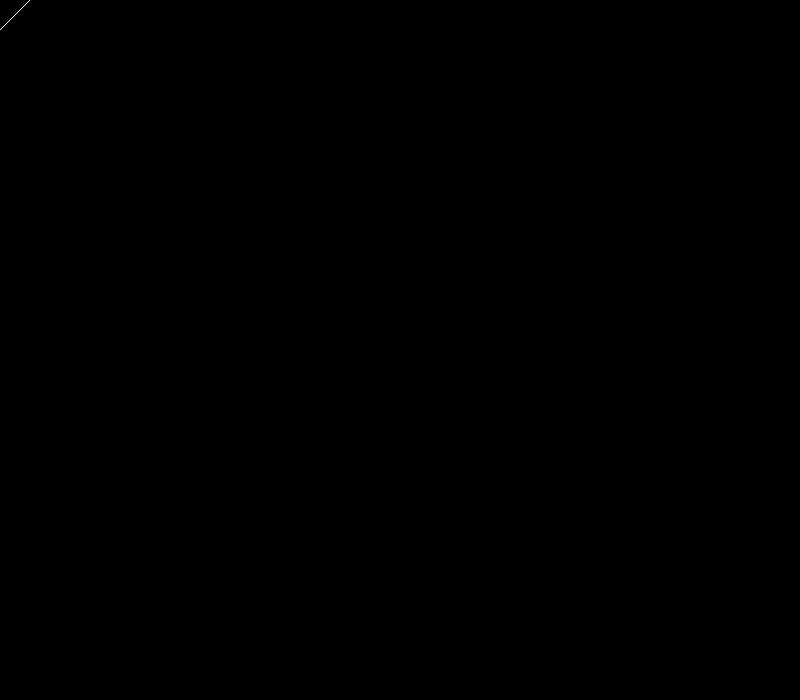
Frame 1 (no input)
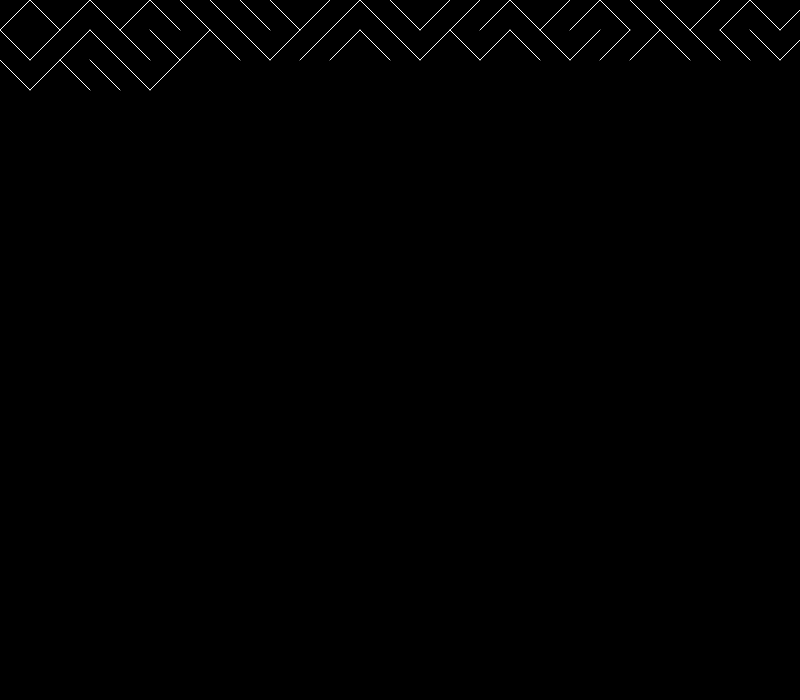
Frame 60 (no input)
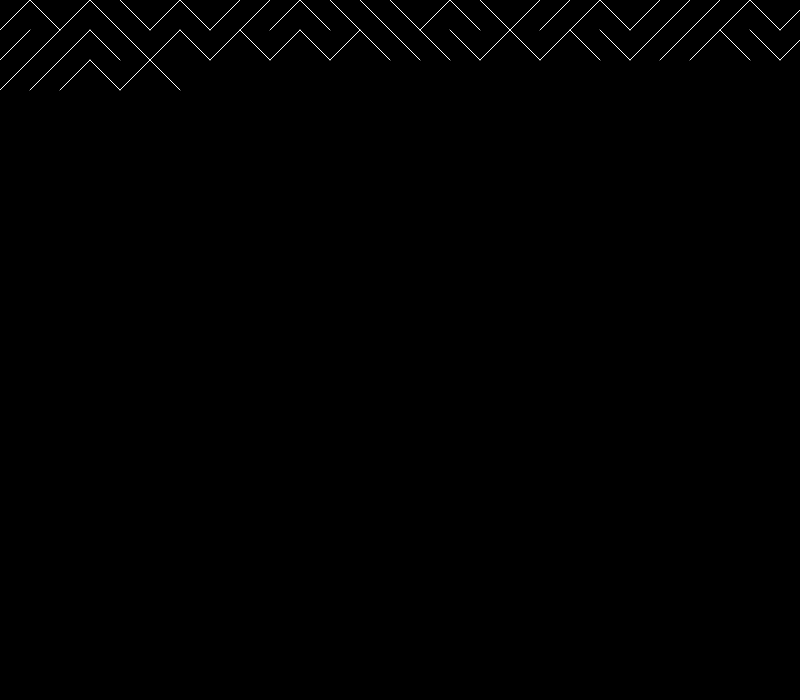
Frame 120 (the mouse pressed at the canvas centre since frame 60)

The p5.js sketch that drew these frames (run headless with seeded random() and noise() and a simulated clock; from frame 60 on, the mouse is pressed at the canvas centre):

// p5.js sketch
// ── sketch.js
// Source: https://10print.org/

// Things to change and try:
let spacing = 30;
let probability = 0.5; // 0 - 1
let drawingSpeed = 500;
let canvasSizeX = 800;
let canvasSizeY = 700;
let slashTransparency = 255; // 0 - 255

// Click on canvas to restart


//-----------------------------
let x = 0;
let y = 0;
// to do: transate instead of x and y offsets

function setup() {
  createCanvas(canvasSizeX, canvasSizeY);
  background(0);
  frameRate(drawingSpeed);
}

function draw() {
  stroke(slashTransparency);
  
  if (random(1) < probability) {
    line(x, y, x + spacing, y + spacing);
  }
  else {
    line(x, y + spacing, x + spacing, y);  
  }
  
  // Position drawing logic
  x += spacing;
  if (x > width) { 
    x = 0;
    y += spacing;
    if(y > height) noLoop();
  }
}

// Reset (start over)
function mousePressed(){
  x = 0;
  y = 0;
  
  background(0);
  loop();
}
